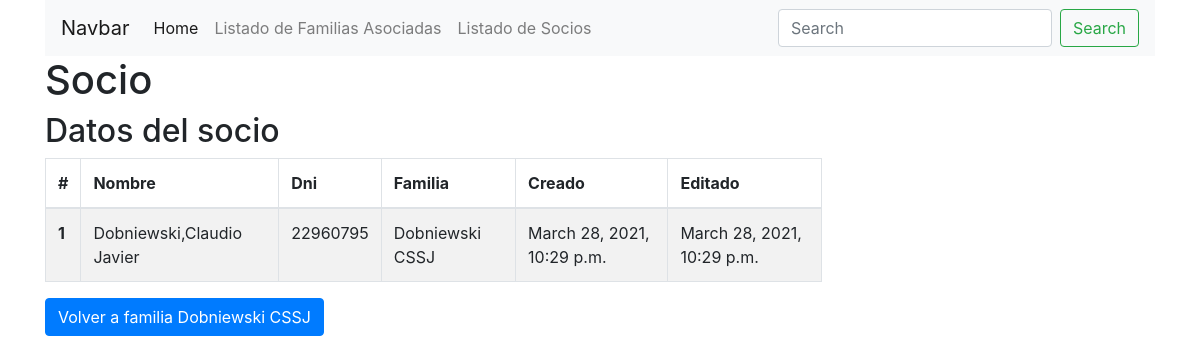
The page /socios/socio/2 (signed in) on the database as committed earlier.
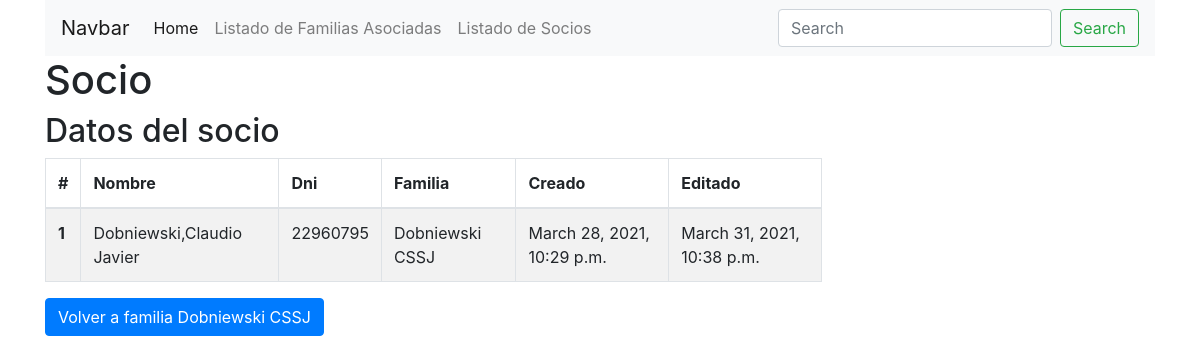
The same page on the database as committed later.
### socios/models.py (models this page shows, shortened)
class Socio(models.Model):
    CATEGORIAS_CHOISES = [
        ( 0,"inactivo"),
        ( 1,"beneficiario"),
        ( 2,"dirigente"),
        ( 3,"recurso adulto"),
        ( 4,"resp.beneficiario"),
        ( 5,"colaborador")
        ]
    RAMAS_CHOISES = [
        ( 0,"ninguna"),
        ( 1,"manada"),
        ( 2,"unidad scout"),
        ( 3,"caminantes"),
        ( 4,"rovers")
        ]
    nombres = models.CharField(max_length=50)
    apellidos = models.CharField(max_length=50)
    dni = models.CharField(max_length=15)
    fecha_nacimiento = models.DateField('fecha_nacimiento')
    creado = models.DateTimeField('creado',auto_now_add=True)
    actualizado = models.DateTimeField('actualizado',auto_now=True)
    familia=models.ForeignKey(Familia, on_delete=models.CASCADE)
    categoria=models.IntegerField(default=0, choices=CATEGORIAS_CHOISES)
    rama=models.IntegerField(default=0, choices=RAMAS_CHOISES)

class Familia(models.Model):
    familia_crm_id = models.CharField(max_length=50)
    crm_id = models.IntegerField(unique=True) # unique=True
    direccion_calle = models.CharField(max_length=50,blank=True)
    direccion_numero = models.CharField(max_length=50,blank=True)
    direccion_depto = models.CharField(max_length=50,blank=True)
    direccion_localidad = models.CharField(max_length=50,blank=True)
    direccion_provincia = models.CharField(max_length=50,blank=True)
    contacto = models.CharField(max_length=200,blank=True)
    creado = models.DateTimeField('creado',auto_now_add=True)
    actualizado = models.DateTimeField('actualizado',auto_now=True)

### socios/views.py (the view)
# urls.py: path('socio/<int:socio_id>', views.socio_detalle, name='socio_detalle'),
def socio_detalle(request, socio_id):
    try:
        socio = Socio.objects.get(pk=socio_id)
        print("Detalle socio:" + socio.apellidos +", "+ socio.nombres)
    except Exception as err:
        raise Http404("Unexpected error: {0}".format(err))
    return render(request, 'socios/socio_detalle.html', {'socio':socio})

### socios/templates/socios/socio_detalle.html
{% extends "base_site.html" %}
{% block content %}
<h1>Socio {{ socio.familia_crm_id }}</h1>
<h2>Datos del socio</h2>
{% if socio %}
<table id="example" class="table table-striped table-bordered table-hover table-responsive-xl" style="width:70%">
<thead>
  <tr>
    <th scope="col">#</th>
    <th scope="col">Nombre</th>
    <th scope="col">Dni</th>
    <th scope="col">Familia</th>
    <th scope="col">Creado</th>
    <th scope="col">Editado</th>
  </tr>
</thead>
<tbody>
  <tr>
    <th scope="row">1</th>
    <td>{{ socio.apellidos }},{{ socio.nombres }}</td>
    <td>{{ socio.dni }}</td>
    <td>{{ socio.familia.familia_crm_id }}</td>
    <td>{{ socio.creado }}</td>
    <td>{{ socio.actualizado }}</td>
  </tr>
</tbody>
</table>
{% else %}
<p>No socio is available.</p>
{% endif %}
<a type="button" class="btn btn-primary" href="/socios/familia/{{ socio.familia.id }}">Volver a familia {{ socio.familia.familia_crm_id }}</a>
{% endblock content %}

Rows that differ between the two databases and show on the page:
changed Socio "Dobniewski": actualizado "March 28, 2021, 10:29 p.m." → "March 31, 2021, 10:38 p.m."
